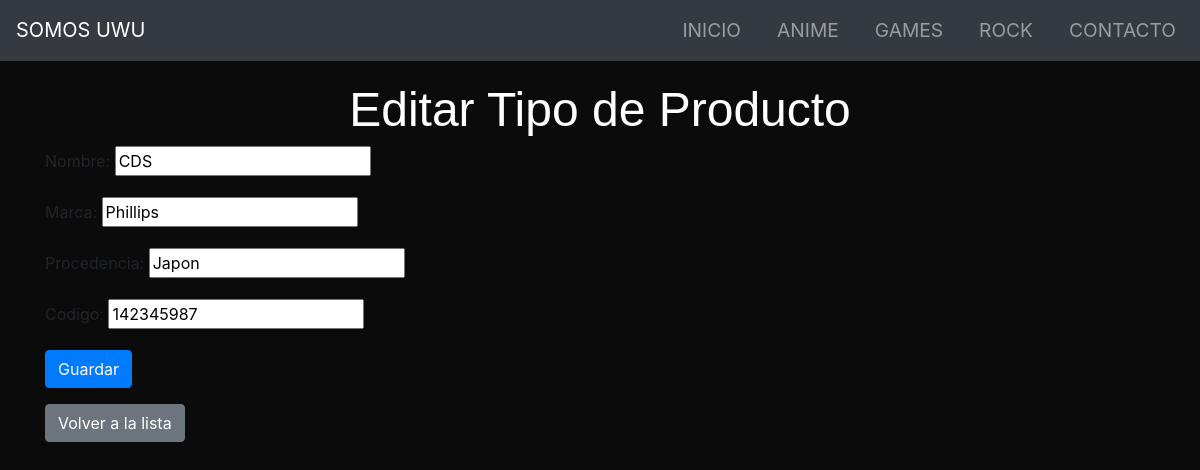
Screenshot of /tipos_productos/editar/4/ with the database file from the repository.
### galeria/models.py (models this page shows, shortened)
class TipoProducto(models.Model):
    nombre = models.CharField(max_length=100)
    marca = models.CharField(max_length=100)
    procedencia = models.CharField(max_length=100)
    codigo = models.IntegerField(unique=True)

### galeria/views.py (the view)
# urls.py: path('tipos_productos/editar/<int:id>/', views.editar_tipo_producto, name='editar_tipo_producto'),
def editar_tipo_producto(request, id):
    tipo_producto = TipoProducto.objects.get(id=id)
    if request.method == 'POST':
        form = TipoProductoForm(request.POST, instance=tipo_producto)
        if form.is_valid():
            form.save()
            return redirect('lista_tipos_productos')
    else:
        form = TipoProductoForm(instance=tipo_producto)
    return render(request, 'galeria/editar_tipo_producto.html', {'form': form})

### galeria/forms.py
class TipoProductoForm(forms.ModelForm):
    class Meta:
        model = TipoProducto
        fields = ['nombre', 'marca', 'procedencia', 'codigo']

### galeria/templates/galeria/editar_tipo_producto.html (shortened to what this page needs)
<!DOCTYPE html>
<html lang="es">
<head>
    {% load static %}
    <link href="{% static 'css/estilos.css' %}" rel="stylesheet">
    <link href="https://stackpath.bootstrapcdn.com/bootstrap/4.5.2/css/bootstrap.min.css" rel="stylesheet">
</head>
<body>
    <nav class="navbar navbar-expand-lg navbar-dark bg-dark">
        <a class="navbar-brand" href="{% url 'index' %}">SOMOS UWU</a>
        <div class="collapse navbar-collapse" id="navbarNav">
            <ul class="navbar-nav ml-auto">
                <li class="nav-item">
                    <a class="nav-link" href="{% url 'index' %}">INICIO</a>
                </li>
                <li class="nav-item">
                    <a class="nav-link" href="{% url 'anime' %}">ANIME</a>
                </li>
                <li class="nav-item">
                    <a class="nav-link" href="{% url 'games' %}">GAMES</a>
                </li>
                <li class="nav-item">
                    <a class="nav-link" href="{% url 'rock' %}">ROCK</a>
                </li>
                <li class="nav-item">
                    <a class="nav-link" href="{% url 'alumnos_add' %}">CONTACTO</a>
                </li>
            </ul>
        </div>
    </nav>
    <h3 class="center-text text-white">Editar Tipo de Producto</h3>
    <div class="container">
        <form method="post">
            {{ form.as_p }}
            <button type="submit" class="btn btn-primary">Guardar</button>
        </form>
        <a href="{% url 'lista_tipos_productos' %}" class="btn btn-secondary mt-3">Volver a la lista</a>
    </div>
</body>
</html>

### Static/css/estilos.css (style rules this page uses)
body { background-color: #1c1c1c; color: #ffffff; font-family: 'Arial', sans-serif; margin: 0; padding: 0; }
.navbar { margin-bottom: 20px; }
.center-text { text-align: center; margin-top: 20px; font-family: 'Arial Black', sans-serif; font-size: 3em; color: white; }
.btn-primary { background-color: #007bff; border-color: #007bff; color: white; }
.btn-secondary { background-color: #6c757d; border-color: #6c757d; color: white; }
.navbar-brand, .nav-link { font-size: 1.2em; }
.navbar-nav .nav-item { margin-left: 20px; }
a { text-decoration: none; color: white; }

### galeria/templates/galeria/editar_tipo_producto.html (style rules this page uses)
body { background-color: #0c0b0b; }
.center-text { text-align: center; margin-top: 20px; }

### rows the page displays
TipoProducto: nombre "CDS", marca "Phillips", procedencia "Japon", codigo "142345987"
